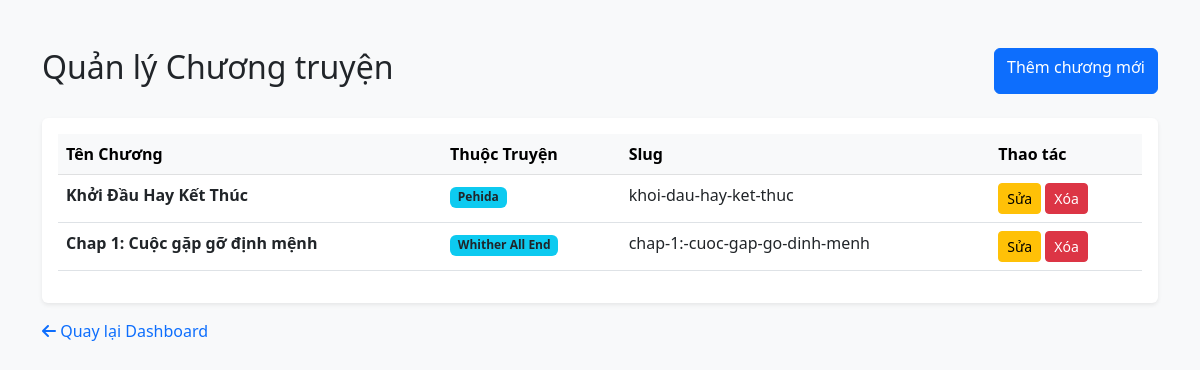
Screenshot of /admin/modules/chapter/index.php (signed in) with the database file from the repository.
### tables this page shows
CREATE TABLE `chapter` (
  `id` int(10) UNSIGNED NOT NULL,
  `truyen_id` int(10) NOT NULL,
  `tieude` varchar(255) NOT NULL,
  `tomtat` mediumtext NOT NULL,
  `noidung` text NOT NULL,
  `so_chuong` int(11) DEFAULT 0,
  `kichhoat` int(11) NOT NULL,
  `slug_chapter` varchar(255) NOT NULL,
  `ngay_cap_nhat` timestamp NOT NULL DEFAULT current_timestamp() ON UPDATE current_timestamp()
);

CREATE TABLE `truyen` (
  `id` int(11) NOT NULL,
  `tentruyen` varchar(255) NOT NULL,
  `tacgia` varchar(200) NOT NULL,
  `so_chuong` int(11) DEFAULT 0,
  `trang_thai` varchar(50) DEFAULT 'Đang ra',
  `tomtat` text NOT NULL,
  `danhmuc_id` int(11) NOT NULL,
  `hinhanh` varchar(255) NOT NULL,
  `luot_xem` int(11) DEFAULT 0,
  `slug_truyen` varchar(255) NOT NULL,
  `kichhoat` int(11) NOT NULL,
  `ngay_cap_nhat` timestamp NOT NULL DEFAULT current_timestamp() ON UPDATE current_timestamp()
);

### admin/modules/chapter/index.php (the view, shortened to what this page needs)
<?php
require_once '../../../includes/db.php';
$sql = "SELECT chapter.*, truyen.tentruyen
        FROM chapter
        JOIN truyen ON chapter.truyen_id = truyen.id
        ORDER BY chapter.id DESC";
$query = mysqli_query($conn, $sql);
?>
<!DOCTYPE html>
<html lang="vi">
<head>
    <link href="https://cdn.jsdelivr.net/npm/bootstrap@5.3.0/dist/css/bootstrap.min.css" rel="stylesheet">
    <link rel="stylesheet" href="https://cdnjs.cloudflare.com/ajax/libs/font-awesome/6.0.0/css/all.min.css">
</head>
<body class="bg-light">
    <div class="container mt-5">
        <div class="d-flex justify-content-between mb-4">
            <h2>Quản lý Chương truyện</h2>
            <a href="create.php" class="btn btn-primary">Thêm chương mới</a>
        </div>
        <div class="card shadow-sm border-0">
            <div class="card-body">
                <table class="table table-hover">
                    <thead class="table-light">
                        <tr>
                            <th>Tên Chương</th>
                            <th>Thuộc Truyện</th>
                            <th>Slug</th>
                            <th>Thao tác</th>
                        </tr>
                    </thead>
                    <tbody>
                        <?php while($row = mysqli_fetch_assoc($query)){ ?>
                        <tr>
                            <td><strong><?php echo $row['tieude']; ?></strong></td>
                            <td><span class="badge bg-info text-dark"><?php echo $row['tentruyen']; ?></span></td>
                            <td><?php echo $row['slug_chapter']; ?></td>
                            <td>
                                <a href="edit.php?id=<?php echo $row['id']; ?>" class="btn btn-sm btn-warning">Sửa</a>
                                <a href="delete.php?id=<?php echo $row['id']; ?>" class="btn btn-sm btn-danger" onclick="return confirm('Xóa chương này?')">Xóa</a>
                            </td>
                        </tr>
                        <?php } ?>
                    </tbody>
                </table>
            </div>
        </div>
        <div class="mt-3">
            <a href="../../index.php" class="text-decoration-none"><i class="fas fa-arrow-left"></i> Quay lại Dashboard</a>
        </div>
    </div>
</body>
</html>

### rows the page displays
chapter: tieude "Khởi Đầu Hay Kết Thúc", truyen.tentruyen "Pehida", slug_chapter "khoi-dau-hay-ket-thuc"
chapter: tieude "Chap 1: Cuộc gặp gỡ định mệnh", truyen.tentruyen "Whither All End", slug_chapter "chap-1:-cuoc-gap-go-dinh-menh"
